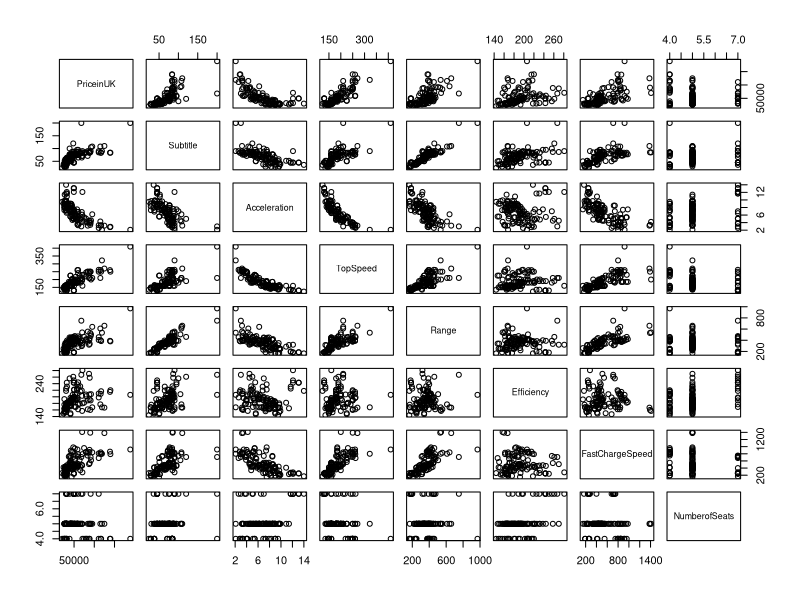
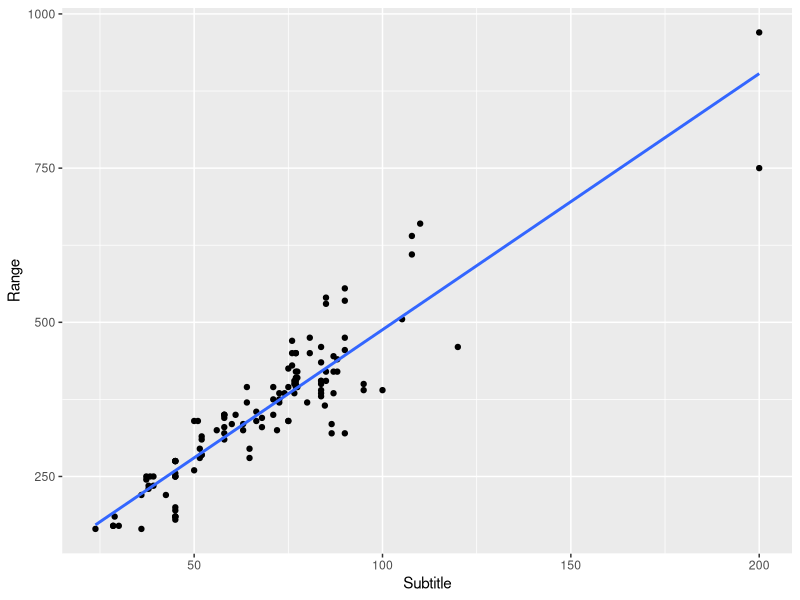
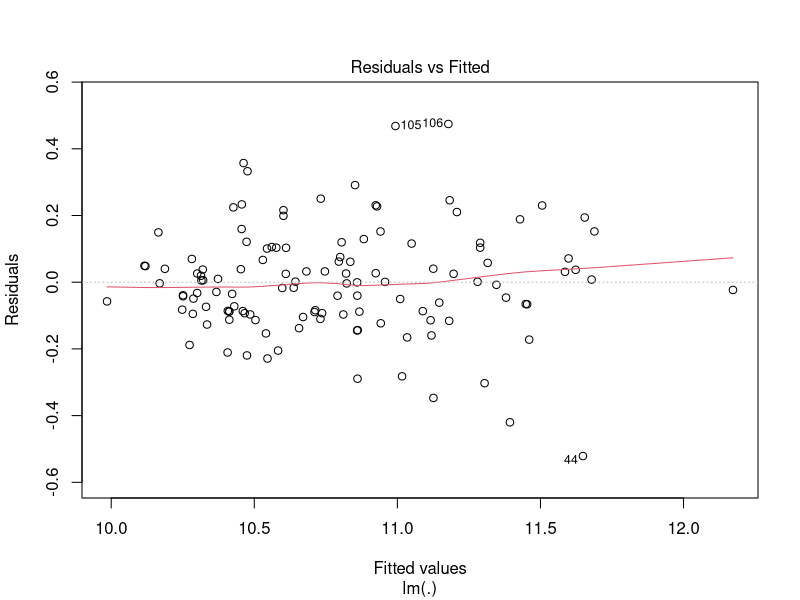
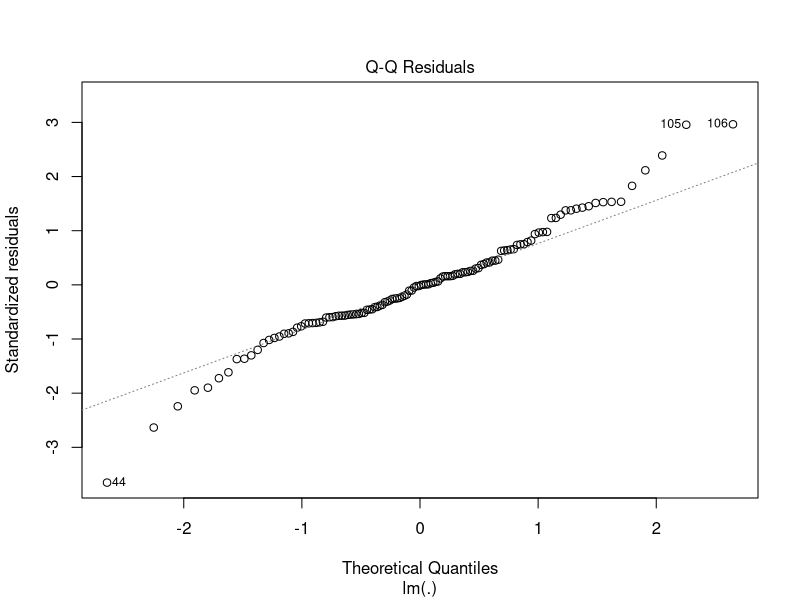
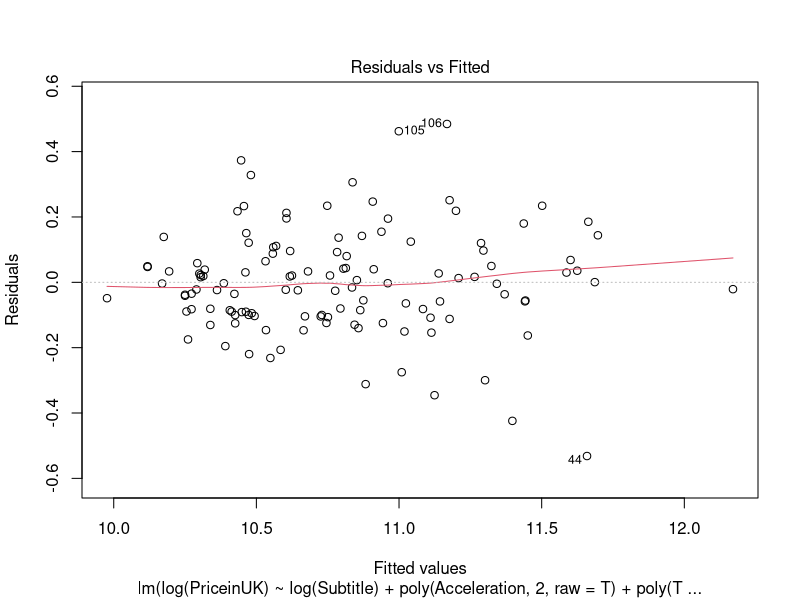
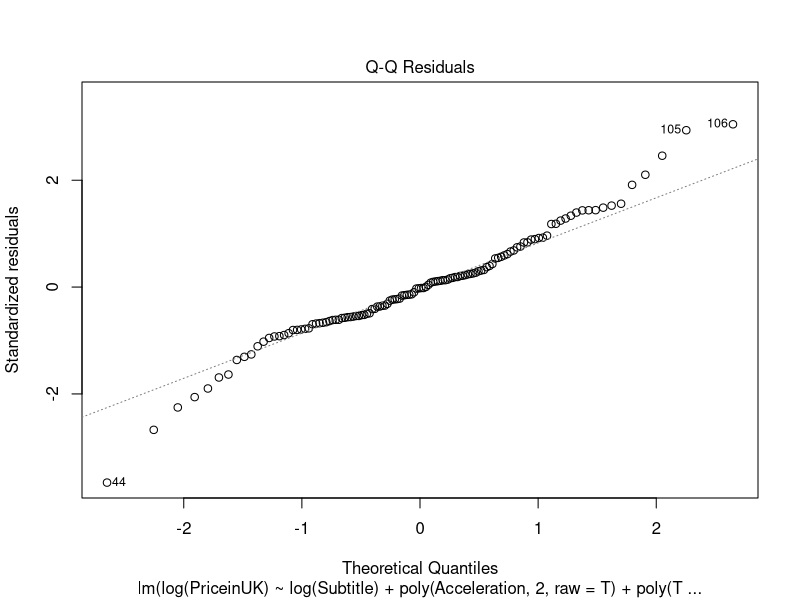

R code for these plots, in order:
## ---- chunk 1
knitr::opts_chunk$set(echo = TRUE)
## ---- chunk 2
library(dplyr)
library(ggplot2)
library(magrittr)
library(tidyr)
data <- read.csv("Dataset/cleaned_data.csv") %>%
  drop_na

numeric_data <- data %>%
  select_if(is.numeric) %>%
  select(-"PriceinGermany")

numeric_data %>% cor

pairs(
  PriceinUK ~ .,
  numeric_data
)
## ---- chunk 3
ggplot(data, aes(Subtitle, Range)) +
  geom_point() +
  geom_smooth(method = "lm", formula = y ~ x, se = F)
## ---- chunk 4
full_model <- (
  log(PriceinUK) ~
    log(Subtitle) +
    poly(Acceleration, 2, raw = T) +
    poly(TopSpeed, 2, raw = T) +
    log(Efficiency) +
    log(FastChargeSpeed) +
    Drive +
    factor(NumberofSeats)
) %>%
  lm(data)

full_model %>%
  summary

full_model %>%
  plot(which = 1:2)
## ---- chunk 5
reduced_model <- full_model %>%
  step(
    trace = 0,
    k = data %>% nrow %>% log
  )

reduced_model %>%
  summary

reduced_model %>%
  plot(which = 1:2)
## ---- chunk 6
anova(reduced_model, full_model)
